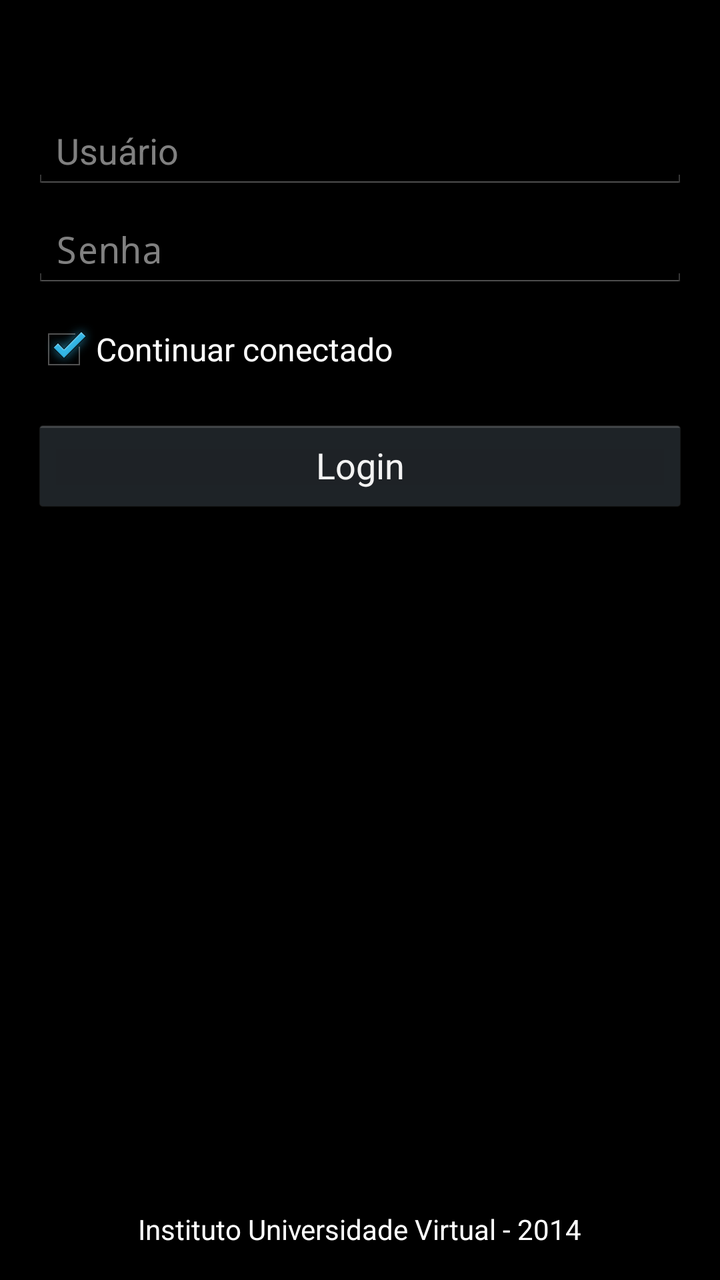
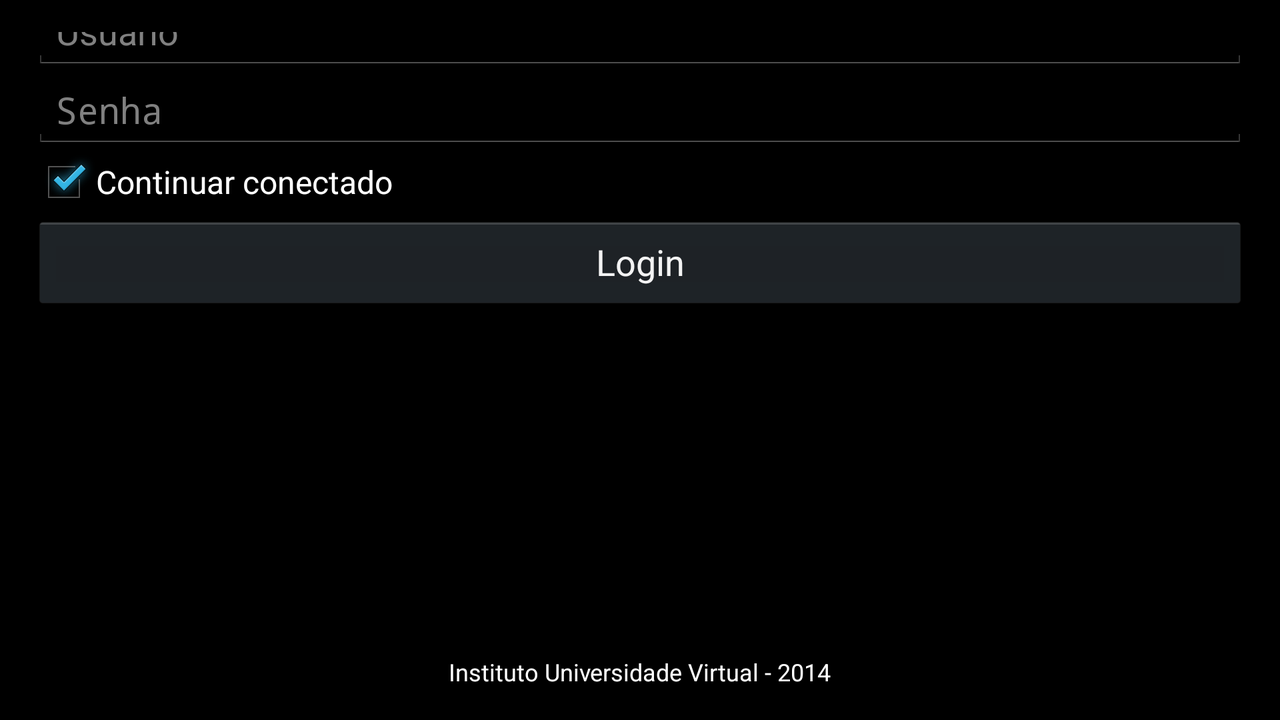

Compare how this app lays out the same screen by default and in its alternative resource folder. The renders come first, then the two layout files and the values they reference.
<!-- AndroidManifest.xml: application theme android:Theme.Holo -->
<!-- res/layout/activity_login.xml -->
<RelativeLayout xmlns:android="http://schemas.android.com/apk/res/android"
    xmlns:tools="http://schemas.android.com/tools"
    android:layout_width="match_parent"
    android:layout_height="match_parent"
    android:background="@drawable/login_gradient"
    android:paddingBottom="@dimen/activity_vertical_margin"
    android:paddingLeft="@dimen/activity_horizontal_margin"
    android:paddingRight="@dimen/activity_horizontal_margin"
    android:paddingTop="@dimen/activity_vertical_margin"
    tools:context=".LoginActivity" >

    <EditText
        android:id="@+id/editTextUser"
        android:layout_width="fill_parent"
        android:layout_height="wrap_content"
        android:layout_below="@+id/imageView1"
        android:layout_centerHorizontal="true"
        android:layout_marginTop="40dp"
        android:ems="10"
        android:hint="@string/user"
        android:inputType="textVisiblePassword|textNoSuggestions" >

        <requestFocus />
    </EditText>

    <EditText
        android:id="@+id/editTextPassword"
        android:layout_width="match_parent"
        android:layout_height="wrap_content"
        android:layout_alignLeft="@+id/editTextUser"
        android:layout_below="@+id/editTextUser"
        android:layout_marginTop="10dp"
        android:ems="10"
        android:hint="@string/password"
        android:inputType="textPassword" />
    
    <CheckBox
        android:id="@+id/remainLoggedIn"
        android:layout_width="wrap_content"
        android:layout_height="wrap_content"
        android:layout_alignLeft="@+id/editTextPassword"
        android:layout_below="@+id/editTextPassword"
        android:layout_marginTop="14dp"
        android:checked="true"
        android:text="@string/remain_logged_in" />

    <Button
        android:id="@+id/submit"
        android:layout_width="match_parent"
        android:layout_height="wrap_content"
        android:layout_alignLeft="@+id/remainLoggedIn"
        android:layout_below="@+id/remainLoggedIn"
        android:layout_marginTop="18dp"
        android:text="@string/login" />

    <TextView
        android:id="@+id/textView1"
        android:layout_width="wrap_content"
        android:layout_height="wrap_content"
        android:layout_alignParentBottom="true"
        android:layout_centerHorizontal="true"
        android:text="@string/iuvi_footer"
        android:textColor="#ffffff" />

    <ImageView
        android:id="@+id/imageView1"
        android:layout_width="wrap_content"
        android:layout_height="wrap_content"
        android:layout_alignParentTop="true"
        android:layout_centerHorizontal="true"
        android:contentDescription="@string/logo_description"
        android:src="@drawable/logo_solar" />

</RelativeLayout>
<!-- resources referenced by this layout -->
<resources>
  <dimen name="activity_horizontal_margin">16dp</dimen>
  <dimen name="activity_vertical_margin">16dp</dimen>
  <string name="iuvi_footer">Instituto Universidade Virtual - 2014</string>
  <string name="login">Login</string>
  <string name="logo_description">Imagem logo do solar</string>
  <string name="password">Senha</string>
  <string name="remain_logged_in">Continuar conectado</string>
  <string name="user">Usuário</string>
</resources>
<!-- res/layout-land/activity_login.xml (the repository's variant of the layout above) -->
<!-- drawn on the phone turned sideways -->
<RelativeLayout xmlns:android="http://schemas.android.com/apk/res/android"
    xmlns:tools="http://schemas.android.com/tools"
    android:layout_width="match_parent"
    android:layout_height="match_parent"
    android:background="@drawable/login_gradient"
    android:paddingBottom="@dimen/activity_vertical_margin"
    android:paddingLeft="@dimen/activity_horizontal_margin"
    android:paddingRight="@dimen/activity_horizontal_margin"
    android:paddingTop="@dimen/activity_vertical_margin"
    tools:context=".LoginActivity" >

    <TextView
        android:id="@+id/textView1"
        android:layout_width="wrap_content"
        android:layout_height="wrap_content"
        android:layout_alignParentBottom="true"
        android:layout_centerHorizontal="true"
        android:text="@string/iuvi_footer"
        android:textColor="#ffffff"
        android:textSize="12sp" />

    <ImageView
        android:id="@+id/imageView1"
        android:layout_width="wrap_content"
        android:layout_height="wrap_content"
        android:layout_alignParentTop="true"
        android:layout_centerHorizontal="true"
        android:layout_marginTop="-20dp"
        android:contentDescription="@string/logo_description"
        android:scaleType="fitXY"
        android:scaleX="0.6"
        android:scaleY="0.6"
        android:src="@drawable/logo_solar" />

    <LinearLayout
        android:id="@+id/loginFormInputs"
        android:layout_width="match_parent"
        android:layout_height="wrap_content"
        android:layout_below="@+id/imageView1"
        android:layout_centerHorizontal="true"
        android:orientation="vertical" >

        <EditText
            android:id="@+id/editTextUser"
            android:layout_width="fill_parent"
            android:layout_height="wrap_content"
            android:ems="10"
            android:hint="@string/user" >

            <requestFocus />
        </EditText>

        <EditText
            android:id="@+id/editTextPassword"
            android:layout_width="match_parent"
            android:layout_height="wrap_content"
            android:ems="10"
            android:hint="@string/password"
            android:inputType="textPassword" />

        <CheckBox
            android:id="@+id/remainLoggedIn"
            android:layout_width="wrap_content"
            android:layout_height="wrap_content"
            android:checked="true"
            android:text="@string/remain_logged_in" />

        <Button
            android:id="@+id/submit"
            android:layout_width="match_parent"
            android:layout_height="wrap_content"
            android:text="@string/login" />
    </LinearLayout>

</RelativeLayout>
